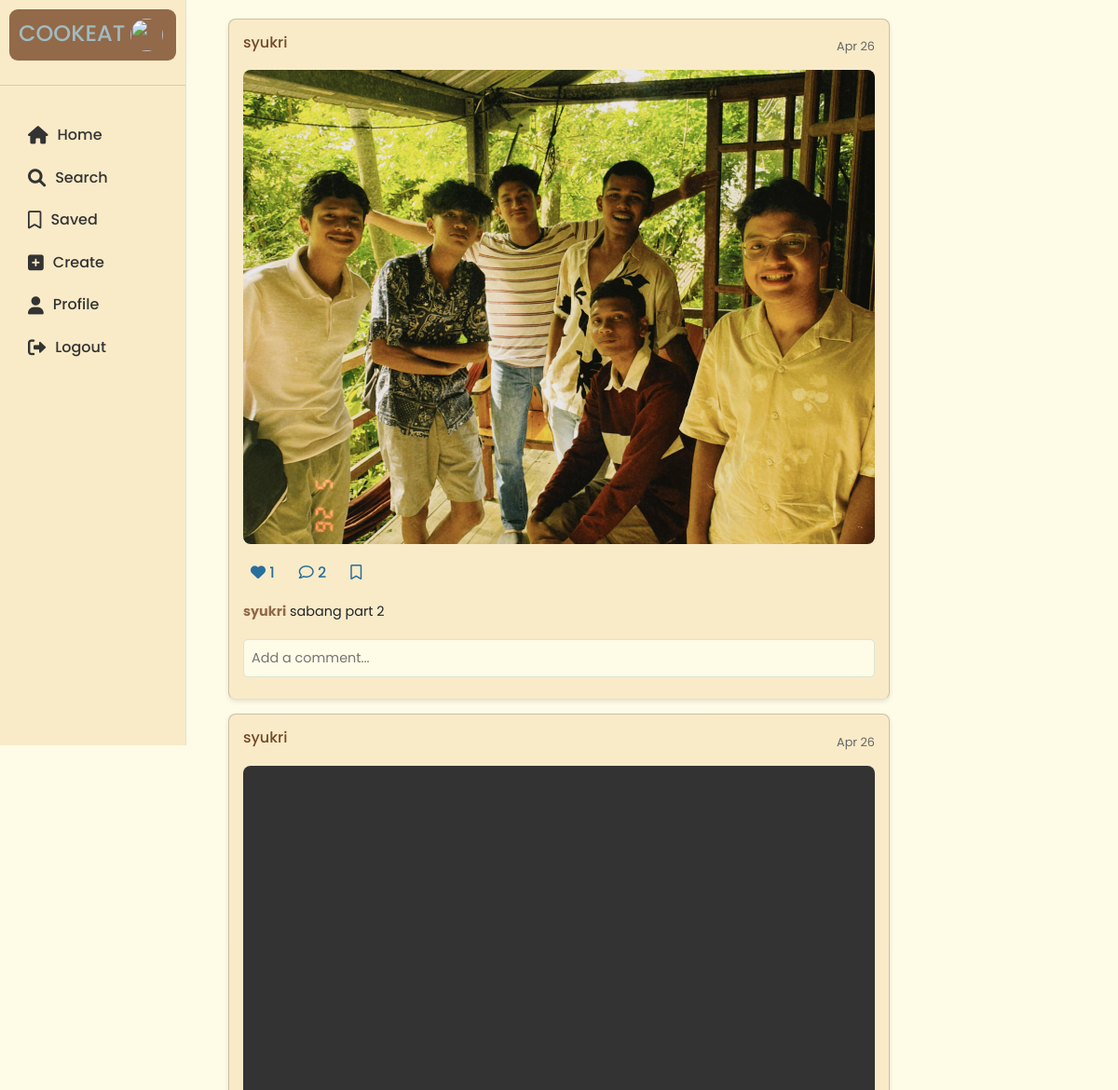
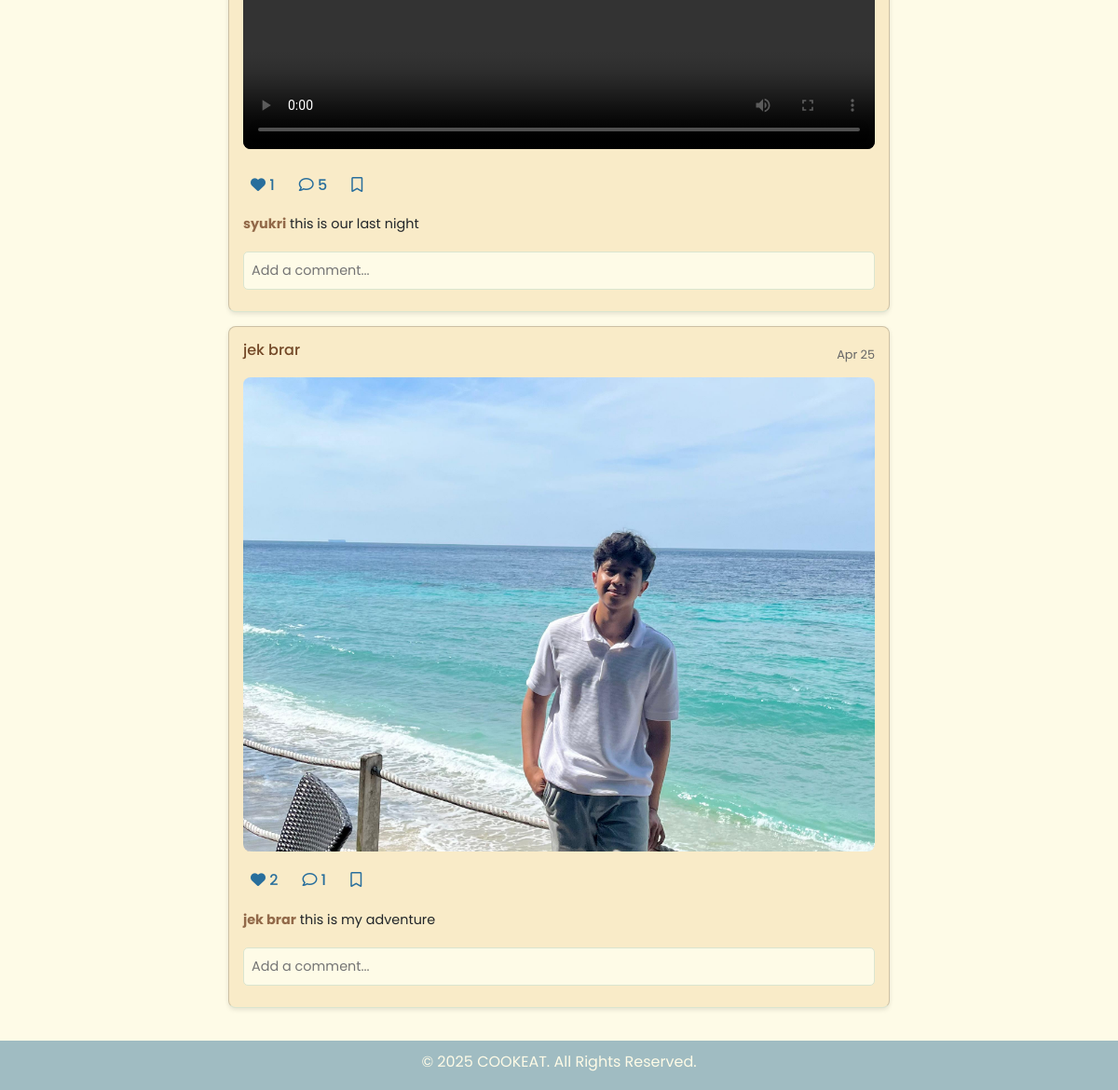
The page /index.php (signed in) on the database its author committed (2 pictures, top to bottom).
### tables this page shows
CREATE TABLE `post` (
  `post_id` int(11) NOT NULL,
  `user_id` int(11) NOT NULL,
  `type_id` int(11) NOT NULL,
  `content` text NOT NULL,
  `total_like` int(11) DEFAULT 0,
  `total_comment` int(11) DEFAULT 0,
  `created_at` timestamp NOT NULL DEFAULT current_timestamp()
);

CREATE TABLE `user` (
  `user_id` int(11) NOT NULL,
  `photo_id` int(11) DEFAULT NULL,
  `username` varchar(50) NOT NULL,
  `email` varchar(100) NOT NULL,
  `password_hash` varchar(255) NOT NULL,
  `full_name` varchar(100) DEFAULT NULL,
  `bio` text DEFAULT NULL,
  `created_at` timestamp NOT NULL DEFAULT current_timestamp()
);

CREATE TABLE `photo` (
  `photo_id` int(11) NOT NULL,
  `photo_name` varchar(255) NOT NULL,
  `photo_url` varchar(255) NOT NULL
);

### index.php (the view, shortened to what this page needs)
<?php
include 'includes/header.php';
include 'config/db.php';
$user_id = $_SESSION['user_id'];
$stmt = $pdo->query("SELECT p.*, u.username, ph.photo_url, v.video_url, mu.type_id
                     FROM Post p
                     JOIN User u ON p.user_id = u.user_id
                     LEFT JOIN Media_Upload mu ON p.post_id = mu.post_id
                     LEFT JOIN Photo ph ON mu.photo_id = ph.photo_id
                     LEFT JOIN Video v ON mu.photo_id = v.video_id
                     ORDER BY p.created_at DESC");
$posts = $stmt->fetchAll();
?>
<div class="feed bawah">
    <?php foreach ($posts as $post): ?>
        <?php
        $stmt = $pdo->prepare("SELECT * FROM Post_Like WHERE post_id = ? AND user_id = ?");
        $stmt->execute([$post['post_id'], $user_id]);
        $has_liked = $stmt->fetch();
        $stmt = $pdo->prepare("SELECT * FROM Saved_Post WHERE post_id = ? AND user_id = ?");
        $stmt->execute([$post['post_id'], $user_id]);
        $has_saved = $stmt->fetch();
        ?>
        <div class="post card">
            <div onclick="post(<?php echo $post['post_id']; ?>)">
                <div class="post-header">
                    <a href="profile.php?username=<?php echo $post['username']; ?>"><h3 style="color:#744928;"><?php echo $post['username']; ?></h3></a>
                    <span class="post-time"><?php echo date('M j', strtotime($post['created_at'])); ?></span>
                </div>
                <?php if ($post['type_id'] == 1): ?>
                    <img src="<?php echo $post['photo_url']; ?>" alt="Post Media">
                <?php elseif ($post['type_id'] == 2): ?>
                    <video controls style="height:auto;">
                        <source src="<?php echo $post['video_url']; ?>" type="video/mp4">
                    </video>
                <?php else: ?>
                    <p>No media available</p>
                <?php endif; ?>
                <div class="post-actions">
                    <div style="display: inline-flex;" onclick="like(this, <?php echo $post['post_id']; ?>);">
                            <button class="<?php if(!$has_liked){echo("hidden");} ?>" type="button" ><span><i class="fas fa-heart"></i> <?php echo $post['total_like']; ?></span></button>
                    </div>
                    <div style="display: inline-flex;" onclick="save(this, <?php echo $post['post_id']; ?>);">
                        <a href="post.php?post_id=<?php echo $post['post_id']; ?>" >
                            <button type="button"><span><i class="far fa-comment"></i> <?php echo $post['total_comment']; ?></span></button>
                        </a>
                    </div>
                    <div style="display: inline-flex;" onclick="save(this, <?php echo $post['post_id']; ?>);">
                            <button class="<?php if($has_saved){echo("hidden");} ?>" type="button" ><span><i class="far fa-bookmark"></i></span></button>
                    </div>
                </div>
            </div>
            <div class="post-content">
                <p><strong><?php echo $post['username']; ?></strong> <?php echo $post['content']; ?></p>
            </div>
            <div class="add-comment">
                <form method="POST">
                    <input type="text" name="msg" placeholder="Add a comment..." required>
                </form>
            </div>
        </div>
    <?php endforeach; ?>
</div>
<?php include 'includes/footer.php'; ?>

### includes/header.php (shortened to what this page needs)
<!DOCTYPE html>
<html lang="en">
<head>
    <link rel="stylesheet" href="https://cdn.jsdelivr.net/npm/bootstrap@5.3.0/dist/css/bootstrap.min.css">
    <link rel="stylesheet" href="https://cdnjs.cloudflare.com/ajax/libs/font-awesome/6.0.0-beta3/css/all.min.css">
    <link rel="stylesheet" href="assets/css/style.css">
</head>
<body>
    <div class="sidebar-left atas">
        <h1 class="logo">
            <div style="background-color: #926949 ;">
            COOKEAT
            <img  width="35" height="35" class="rounded-circle" src="https://media.istockphoto.com/id/517109442/photo/chocolate-chip-cookie-isolated.jpg?s=612x612&w=0&k=20&c=RgZOYwzVRTXnIBy8zSkXK-wJfNBy9w023UGULkbH_VE=">
            </div>
        </h1>
        <hr>
        <nav>
            <?php if (isset($_SESSION['user_id'])): ?>
                <a href="index.php"><i class="fas fa-home"></i> Home</a>
                <a href="#" id="search_icon">
                    <i class="fas fa-search"></i>
                    <span class="d-none d-lg-block search">Search </span>
                </a>
                <a href="saved_posts.php"><i class="far fa-bookmark"></i> Saved</a>
                <a href="create_post.php"><i class="fas fa-plus-square"></i> Create</a>
                <a href="profile.php"><i class="fas fa-user"></i> Profile</a>
                <a href="logout.php"><i class="fas fa-sign-out-alt"></i> Logout</a>
            <?php else: ?>
                <a href="login.php"><i class="fas fa-sign-in-alt"></i> Login</a>
                <a href="register.php"><i class="fas fa-user-plus"></i> Register</a>
            <?php endif; ?>
        </nav>
    </div>
    <div class="main-content">
        <div class="container">

### includes/footer.php (shortened to what this page needs)
</div>
    </div>
    <footer>
        <p>© 2025 COOKEAT. All Rights Reserved.</p>
    </footer>
</body>
</html>

### assets/css/style.css (style rules this page uses)
* { margin: 0; padding: 0; box-sizing: border-box; font-family: 'Poppins', sans-serif; }
body { background-color: #FEFBE7; color: #926949; line-height: 1.6; }
.main-content { display: flex; justify-content: center; margin-left: auto; margin-right: auto; }
.sidebar-left { position: fixed; top: 0; left: 0; width: 200px; height: 100vh; background-color: #F9EBC8; border-right: 1px solid #DAE5D0; }
.sidebar-left .logo { align-items: center; color: #A0BCC2; font-size: 1.5rem; padding: 10px; }
.sidebar-left .logo div { padding: 10px; border-radius: 9px; align-items: center; }
.sidebar-left nav { display: flex; flex-direction: column; margin: 30px; }
.sidebar-left nav a { color: #333; text-decoration: none; padding: 10px 0; font-weight: 500; display: flex; align-items: center; gap: 10px; transition: color 0.3s ease; }
.sidebar-left nav a i { font-size: 1.2rem; }
.container { width: 750px; padding: 20px; }
.feed { width: 100%; }
.post { margin-bottom: 20px; border-bottom: 1px solid #DAE5D0; padding-bottom: 10px; }
.post-header { display: flex; justify-content: space-between; align-items: center; margin-bottom: 10px; }
.post-header h3 { font-size: 1rem; color: #0d78c0; }
.post-time { font-size: 0.8rem; color: #666; }
.post img, .post video { width: 100%; height: auto; max-height: 1000px; aspect-ratio: 4 / 3; object-fit: cover; border-radius: 8px; margin-bottom: 10px; }
.post-actions { display: flex; gap: 10px; margin-bottom: 10px; }
.post-actions span { margin-top: auto; cursor: pointer; color: #286e9c; transition: color 0.3s ease; }
.post-actions button { padding:8px; background: none; border: none; cursor: pointer; color: #A0BCC2; transition: color 0.3s ease; }
.post-content p { font-size: 0.9rem; margin-bottom: 10px; }
.post-content p strong { color: #926949; }
.add-comment input { width: 100%; padding: 8px; border: 1px solid #DAE5D0; border-radius: 20px; background-color: #F9EBC8; font-size: 0.9rem; }
.card { background-color: #F9EBC8; border-radius: 8px; padding: 15px; margin-bottom: 15px; box-shadow: 0 2px 5px rgba(0, 0, 0, 0.1); }
button, input[type="submit"] { background-color: #A0BCC2; color: #FEFBE7; border: none; padding: 8px 15px; border-radius: 5px; cursor: pointer; font-weight: 500; transition: background-color 0.3s ease; }
input[type="text"], input[type="email"], input[type="password"], textarea, select { width: 100%; padding: 8px; margin: 8px 0; border: 1px solid #DAE5D0; border-radius: 5px; background-color: #FEFBE7; font-size: 0.9rem; }
footer { background-color: #A0BCC2; color: #FEFBE7; text-align: center; padding: 10px 0; width: 100%; }
h2, h3, h1 { color: #0d78c0; margin-bottom: 10px; }
p { margin-bottom: 8px; }
a { text-decoration: none; color: inherit; }

### rows shown on the page
post: user.username "syukri", created_at "Apr 26", photo.photo_url (picture), total_like "1", total_comment "2", content "sabang part 2"
post: user.username "syukri", created_at "Apr 26", total_like "1", total_comment "5", content "this is our last night"
post: user.username "jek brar", created_at "Apr 25", photo.photo_url (picture), total_like "2", total_comment "1", content "this is my adventure"
